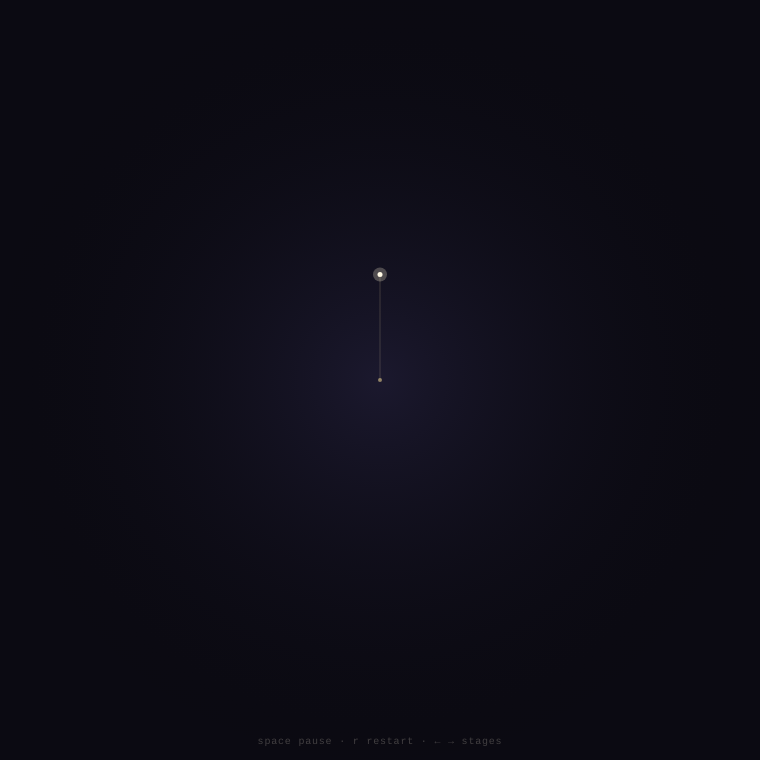
Frame 1 (no input)
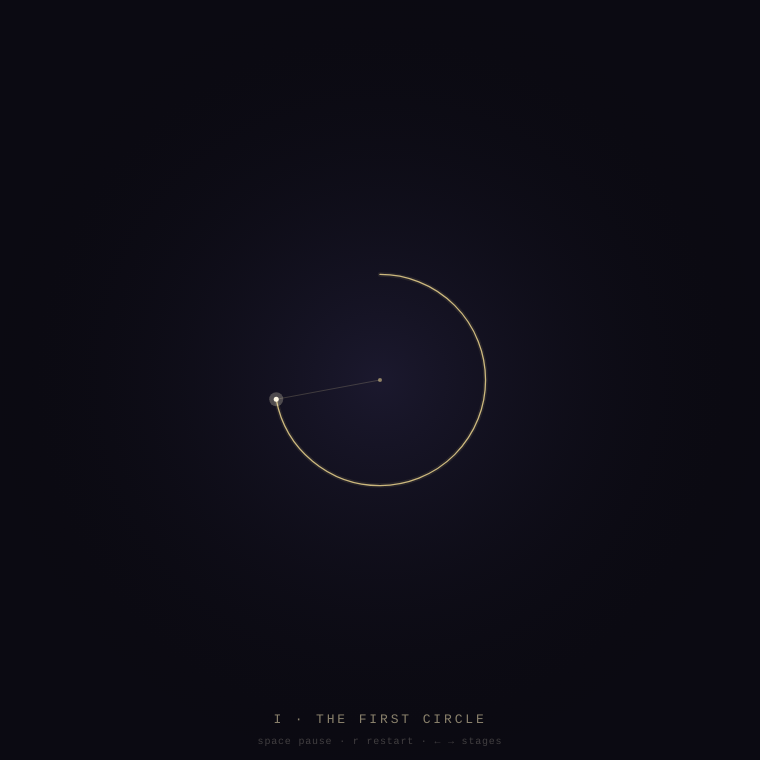
Frame 60 (no input)
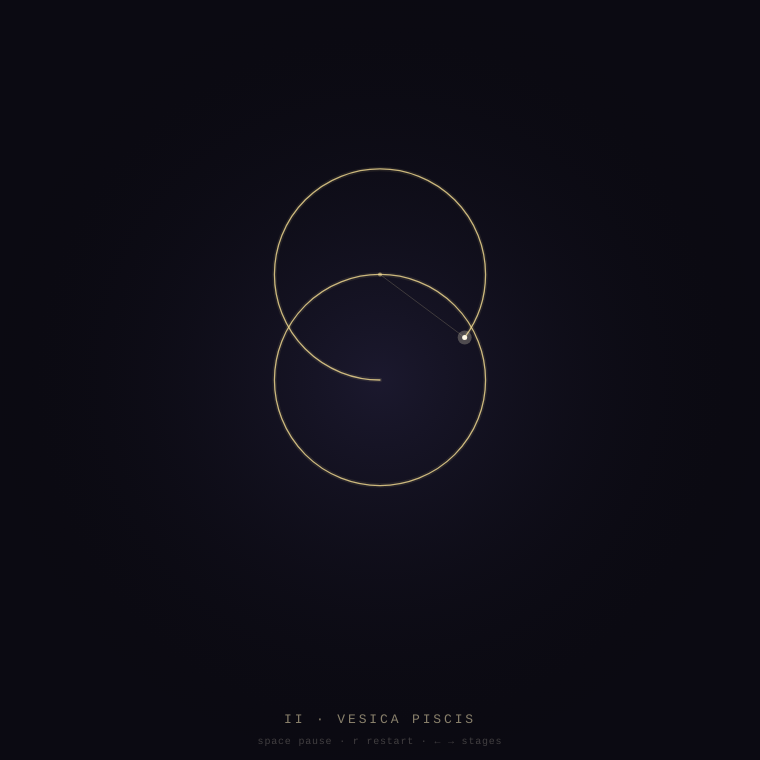
Frame 120 (the mouse pressed at the canvas centre since frame 60)

The p5.js sketch that drew these frames (run headless with seeded random() and noise() and a simulated clock; from frame 60 on, the mouse is pressed at the canvas centre):

// p5.js sketch
// ── sketch.js
/*
 * Sacred Geometry — a compass-and-straightedge construction, animated.
 *
 * The show is the CONSTRUCTION, not the finished figure: a compass arm
 * sweeps each circle into place, stage by stage —
 *   I  the first circle       IV  flower of life (19 circles + ring)
 *   II vesica piscis           V  fruit of life (13 tangent circles)
 *   III seed of life           VI  Metatron's cube (all 78 chords)
 * Every petal circle is centred on an intersection of the ones before it,
 * and each sweep starts from the point nearest the shared centre — exactly
 * how you would draw it on paper. Finished stages dim so the new one reads.
 *
 * Space pause · R restart · ←/→ (or click) jump between stages. Loops.
 */

let R, CX, CY; // unit radius in px, canvas centre
let ops = []; // the construction timeline
let stageStarts = []; // start time (s) of each stage
let TOTAL = 0; // when the drawing is complete
let t = 0;
let paused = false;

const HOLD = 8; // seconds to hold the finished figure
const FADE = 1.4; // fade to black before looping

const STAGE_NAMES = [
  'I · THE FIRST CIRCLE',
  'II · VESICA PISCIS',
  'III · SEED OF LIFE',
  'IV · FLOWER OF LIFE',
  'V · FRUIT OF LIFE',
  "VI · METATRON'S CUBE",
];

function setup() {
  const s = constrain(min(windowWidth, windowHeight) - 30, 420, 760);
  const c = createCanvas(s, s);
  c.parent(document.querySelector('main'));
  colorMode(HSB, 360, 100, 100, 1);
  strokeCap(ROUND);
  computeScale();
  buildTimeline();
}

function windowResized() {
  const s = constrain(min(windowWidth, windowHeight) - 30, 420, 760);
  resizeCanvas(s, s);
  computeScale();
}

function computeScale() {
  R = width / 7.2; // flower spans 3R; leaves room for the caption
  CX = width / 2;
  CY = height / 2;
}

// ---------------------------------------------------------------------------
// Timeline: geometry is stored in units of R so resize costs nothing
// ---------------------------------------------------------------------------
function buildTimeline() {
  ops = [];
  stageStarts = [];
  let clock = 0;
  let stage = -1;

  const push = (op) => {
    op.start = clock;
    clock += op.dur;
    ops.push(op);
  };
  const beginStage = () => {
    stage++;
    stageStarts.push(clock);
  };
  const breath = (d) => push({ type: 'pause', dur: d });

  // hex-lattice centres (vesica sprouts from the top)
  const ring1 = [], ring2 = [], ringMid = [];
  for (let k = 0; k < 6; k++) {
    const a = -HALF_PI + (k * TWO_PI) / 6;
    ring1.push({ x: cos(a), y: sin(a) });
    ring2.push({ x: 2 * cos(a), y: 2 * sin(a) });
    const b = a + PI / 6;
    ringMid.push({ x: sqrt(3) * cos(b), y: sqrt(3) * sin(b) });
  }

  const circleOp = (cx, cy, r, dur) =>
    push({
      type: 'circle', cx, cy, r, dur, stage,
      // the pen starts on the point of the circle nearest the shared centre
      a0: cx === 0 && cy === 0 ? -HALF_PI : atan2(-cy, -cx),
      dir: ops.length % 2 ? -1 : 1,
    });

  // I — the first circle
  beginStage();
  circleOp(0, 0, 1, 1.7);
  breath(0.5);

  // II — vesica piscis: same radius, centred on the first circle's rim
  beginStage();
  circleOp(ring1[0].x, ring1[0].y, 1, 1.5);
  breath(0.6);

  // III — seed of life: walk the remaining intersections around the rim
  beginStage();
  for (let k = 1; k < 6; k++) circleOp(ring1[k].x, ring1[k].y, 1, 1.25 - k * 0.09);
  breath(0.6);

  // IV — flower of life: the two outer rings, interleaved walking around,
  // then the enclosing ring
  beginStage();
  const outer = [];
  for (let k = 0; k < 6; k++) {
    outer.push(ringMid[k]);
    outer.push(ring2[(k + 1) % 6]);
  }
  outer.forEach((p, i) => circleOp(p.x, p.y, 1, max(0.42, 0.8 - i * 0.035)));
  circleOp(0, 0, 3, 2.4);
  breath(0.8);

  // V — fruit of life: 13 tangent circles on the flower's own centres
  beginStage();
  const fruit = [{ x: 0, y: 0 }, ...ring1, ...ring2];
  fruit.forEach((p, i) => circleOp(p.x, p.y, 0.5, max(0.3, 0.55 - i * 0.02)));
  breath(0.8);

  // VI — Metatron's cube: every chord between the 13 fruit centres (78),
  // drawn as symmetry families (same length + same distance from centre)
  // so six strokes sweep at once, from the centre outward
  beginStage();
  const fams = new Map();
  for (let i = 0; i < fruit.length; i++) {
    for (let j = i + 1; j < fruit.length; j++) {
      const A = fruit[i], B = fruit[j];
      const len = dist(A.x, A.y, B.x, B.y);
      const midR = dist(0, 0, (A.x + B.x) / 2, (A.y + B.y) / 2);
      const key = len.toFixed(3) + '|' + midR.toFixed(3);
      if (!fams.has(key)) fams.set(key, { len, midR, segs: [] });
      // each chord draws outward from its endpoint nearer the centre
      const swap = sq(A.x) + sq(A.y) > sq(B.x) + sq(B.y);
      const [P, Q] = swap ? [B, A] : [A, B];
      fams.get(key).segs.push({ ax: P.x, ay: P.y, bx: Q.x, by: Q.y });
    }
  }
  [...fams.values()]
    .sort((a, b) => a.midR - b.midR || a.len - b.len)
    .forEach((f, i) =>
      push({ type: 'lines', segs: f.segs, dur: max(0.45, 0.75 - i * 0.04), stage })
    );

  TOTAL = clock;
}

// ---------------------------------------------------------------------------
// Rendering
// ---------------------------------------------------------------------------
const ease = (p) => (p < 0.5 ? 4 * p * p * p : 1 - pow(-2 * p + 2, 3) / 2);

// completed stages dim once a later stage begins, so the new work reads
function dimAfter(t0, target) {
  const p = constrain((t - t0) / 1.2, 0, 1);
  return lerp(1, target, ease(p));
}

function stageAlpha(s) {
  let a = 1;
  if (s <= 3) {
    a *= dimAfter(stageStarts[4], 0.25);
    a *= dimAfter(stageStarts[5], 0.55);
  } else if (s === 4) {
    a *= dimAfter(stageStarts[5], 0.6);
  }
  return a;
}

function draw() {
  if (!paused) t += min(deltaTime, 50) / 1000;
  if (t >= TOTAL + HOLD + FADE) t = 0;

  background(252, 45, 7);
  const g = drawingContext.createRadialGradient(CX, CY, 0, CX, CY, width * 0.55);
  g.addColorStop(0, 'rgba(64, 58, 110, 0.30)');
  g.addColorStop(1, 'rgba(0, 0, 0, 0)');
  drawingContext.fillStyle = g;
  drawingContext.fillRect(0, 0, width, height);

  let activeCircle = null;
  for (const op of ops) {
    if (t < op.start) break;
    if (op.type === 'pause') continue;
    const p = min(1, (t - op.start) / op.dur);
    if (op.type === 'circle') {
      drawCircleOp(op, p);
      if (p < 1) activeCircle = { op, p };
    } else {
      drawLinesOp(op, p);
    }
  }
  if (activeCircle) drawCompass(activeCircle.op, activeCircle.p);

  drawCaption();

  // fade out before looping
  if (t > TOTAL + HOLD) {
    const p = ease(constrain((t - TOTAL - HOLD) / FADE, 0, 1));
    noStroke();
    fill(252, 45, 7, p);
    rect(0, 0, width, height);
  }
}

function drawCircleOp(op, p) {
  const px = CX + op.cx * R;
  const py = CY + op.cy * R;
  const d = op.r * R * 2;
  const a = stageAlpha(op.stage);
  const sweep = TWO_PI * ease(p);
  if (sweep < 0.001) return;

  noFill();
  for (const [w, al] of [[4.5, 0.09], [1.3, 0.8]]) {
    stroke(46, 40, 96, al * a);
    strokeWeight(w);
    if (p >= 1) circle(px, py, d);
    else if (op.dir > 0) arc(px, py, d, d, op.a0, op.a0 + sweep);
    else arc(px, py, d, d, op.a0 - sweep, op.a0);
  }
}

function drawCompass(op, p) {
  const px = CX + op.cx * R;
  const py = CY + op.cy * R;
  const rad = op.r * R;
  const ang = op.a0 + op.dir * TWO_PI * ease(p);
  const tx = px + rad * cos(ang);
  const ty = py + rad * sin(ang);

  stroke(46, 30, 100, 0.18); // the compass arm, pivot → pen
  strokeWeight(1);
  line(px, py, tx, ty);
  noStroke();
  fill(46, 40, 100, 0.5);
  circle(px, py, 4);
  fill(46, 15, 100, 0.25); // pen halo + tip
  circle(tx, ty, 14);
  fill(46, 10, 100, 1);
  circle(tx, ty, 5);
}

function drawLinesOp(op, p) {
  const a = stageAlpha(op.stage);
  const ep = ease(p);
  strokeWeight(1.1);
  stroke(46, 22, 100, 0.65 * a);
  for (const s of op.segs) {
    const x1 = CX + s.ax * R, y1 = CY + s.ay * R;
    const x2 = CX + lerp(s.ax, s.bx, ep) * R, y2 = CY + lerp(s.ay, s.by, ep) * R;
    line(x1, y1, x2, y2);
    if (p < 1) {
      noStroke();
      fill(46, 10, 100, 0.9);
      circle(x2, y2, 3.5);
      stroke(46, 22, 100, 0.65 * a);
      strokeWeight(1.1);
    }
  }
}

function drawCaption() {
  let s = 0;
  for (let i = 0; i < stageStarts.length; i++) if (t >= stageStarts[i]) s = i;
  const fadeIn = ease(constrain((t - stageStarts[s]) / 0.7, 0, 1));

  textFont('monospace');
  textAlign(CENTER, BOTTOM);
  noStroke();
  try { drawingContext.letterSpacing = '0.22em'; } catch (e) {}
  textSize(13);
  fill(46, 25, 95, 0.55 * fadeIn);
  text(STAGE_NAMES[s], CX, height - 34);
  try { drawingContext.letterSpacing = '0.08em'; } catch (e) {}
  textSize(10);
  fill(46, 10, 90, 0.25);
  text('space pause · r restart · ← → stages', CX, height - 14);
  try { drawingContext.letterSpacing = '0px'; } catch (e) {}
}

// ---------------------------------------------------------------------------
// Controls
// ---------------------------------------------------------------------------
function jumpStage(d) {
  let s = 0;
  for (let i = 0; i < stageStarts.length; i++) if (t >= stageStarts[i]) s = i;
  if (d > 0) t = s + 1 < stageStarts.length ? stageStarts[s + 1] : TOTAL;
  else t = t - stageStarts[s] > 0.8 || s === 0 ? stageStarts[s] : stageStarts[s - 1];
}

function keyPressed() {
  if (key === ' ') {
    paused = !paused;
    return false;
  }
  if (key === 'r' || key === 'R') {
    t = 0;
    paused = false;
  }
  if (keyCode === RIGHT_ARROW) jumpStage(1);
  if (keyCode === LEFT_ARROW) jumpStage(-1);
}

function mousePressed() {
  if (mouseX >= 0 && mouseX <= width && mouseY >= 0 && mouseY <= height) jumpStage(1);
}
